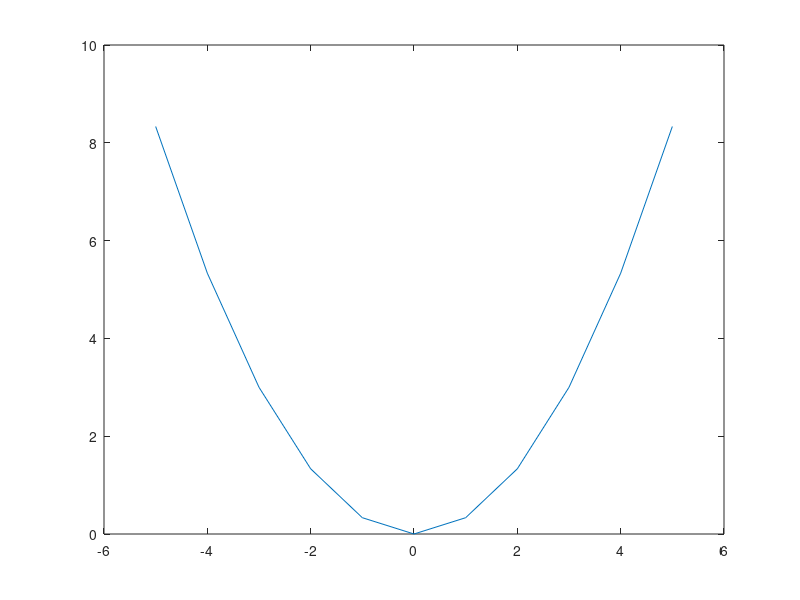

Write the MATLAB code that produced this figure.
% Octave Script
% Title         :Funciones Algebraicas: Polinomiales y Racionales (EjercicioNum_3)
% Correo        :orlandourbanotrejo@gmail.com
% Descript      :Script para graficar funciones y ver si son funciones polinomiales o racionales.
% Autho         :Orlando Urbano Trejo (Lando)
% Date          :17_11_2021
% Versio        :1
% Usage         :octave>path/EjercicioNum_3
%		        :Requiere aplicaci�n octave, usar linea de comandos
%		        :https://octaveintro.readthedocs.io/en/latest/index.html

clear
% Dominio de la funci�n
x= -5:1:5
% Regla de correspondencia
fx=x.^(2)./(3)
disp ('Esta Funci�n no es polinomica ni racional');
disp ('Los puntos donde f(x)=0 son los puntos (0,0)');
% Plotear funci�n
plot (x, fx)
